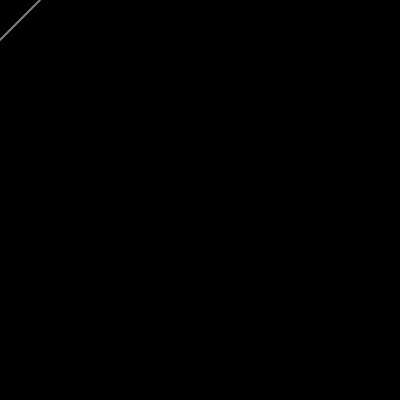
Frame 1 (no input)
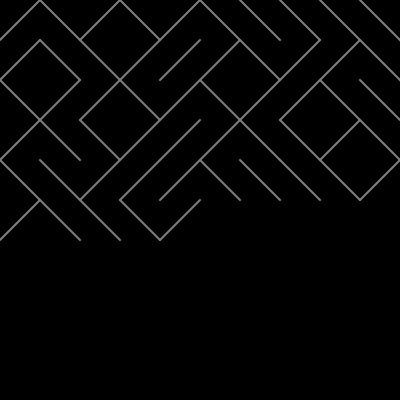
Frame 60 (no input)
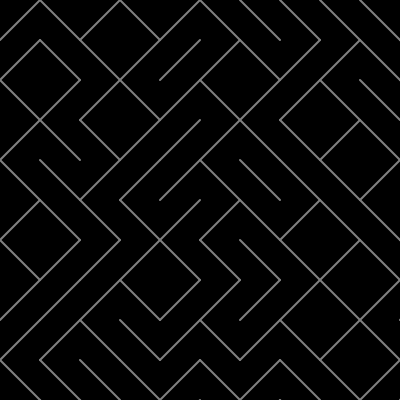
Frame 120 (the mouse pressed at the canvas centre since frame 60)

The p5.js sketch that drew these frames (run headless with seeded random() and noise() and a simulated clock; from frame 60 on, the mouse is pressed at the canvas centre):

// p5.js sketch
// ── sketch.js
let x = 0;
let y = 0;
let space = 40;

function setup() {
    createCanvas(400, 400);
    background(0);
}

function draw() {
    stroke(255);
    if (random(1) < 0.5) {
        // noStroke();
        // fill(255);
        // rect(x, y, space, space);
        strokeWeight(2);
        stroke(128);
        line(x, y, x + space, y + space);

    } else {
        // noStroke();
        // fill(0);
        // rect(x, y, space, space);
        strokeWeight(2);
        stroke(128);
        line(x, y + space, x + space, y);
    }
    x = x + space;
    if (x > width) {
        x = 0;
        y = y + space;
    }
}
